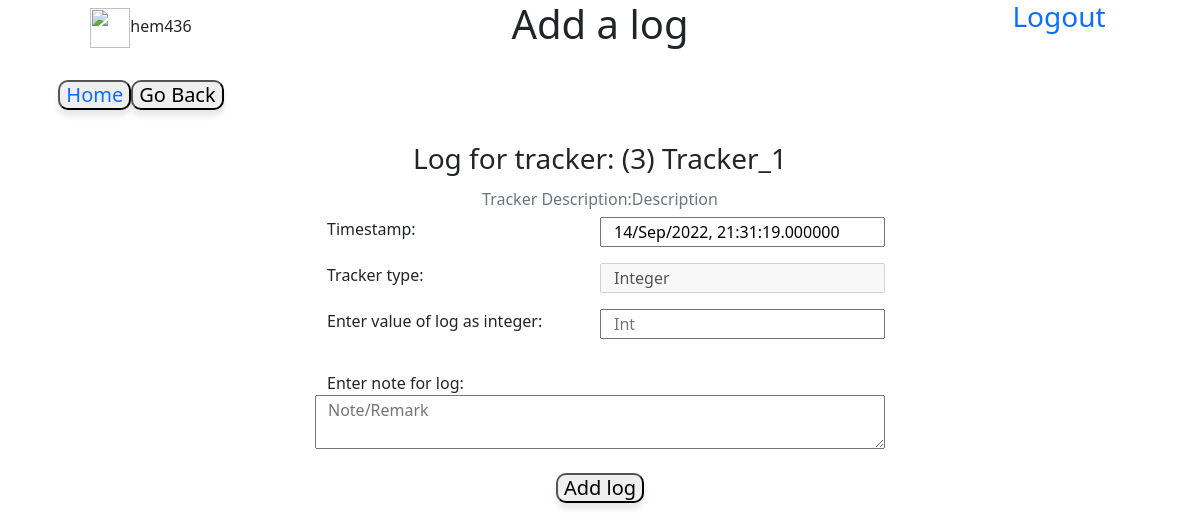
The app's page /3/log/add (signed in), older data.
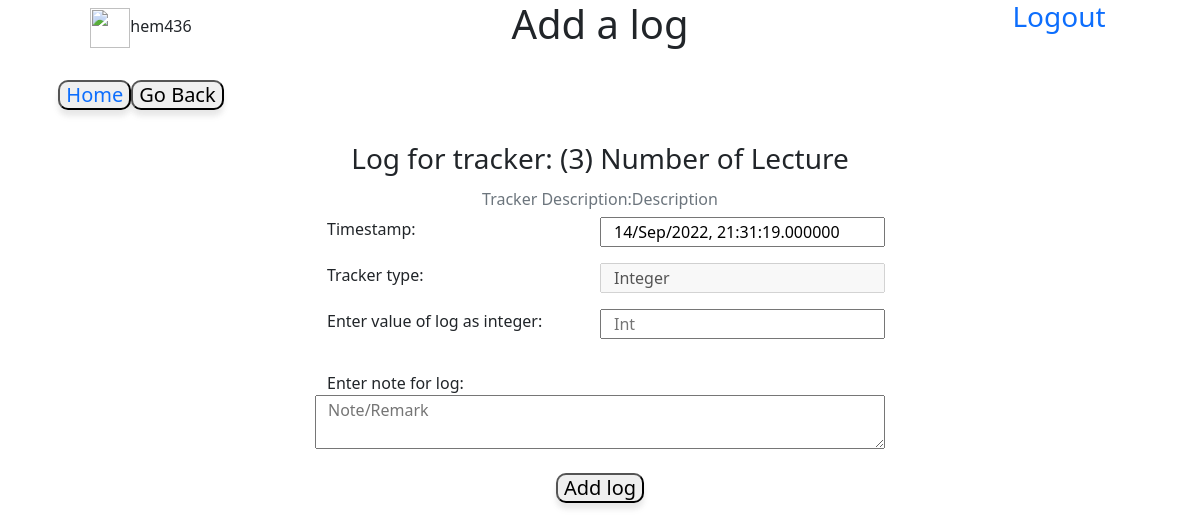
The same page, newer data.
### database.py (models this page shows)
class tracker(db.Model):
    user_id=db.Column(db.Integer,db.ForeignKey('user.id'),nullable=False)
    tracker_id=db.Column(db.Integer,primary_key=True,autoincrement=True)
    name=db.Column(db.String(30),nullable=False)
    desc=db.Column(db.String)
    type=db.Column(db.String,nullable=False)
    settings=db.Column(db.String)
    lastupdate=db.Column(db.DateTime)
    logs=db.relationship("log",cascade='all', backref="parent")

### application/controllers.py (the view, shortened to what this page needs)
@app.route('/<int:tracker_id>/log/add',methods=['GET','POST','PUT'])
@login_required
def add_logs(tracker_id): #
    if (tracker_id,) not in db.session.query(tracker.tracker_id).all():
        return notfound('tracker_id_not_found')
    t=tracker.query.get(tracker_id)
    timedict={'start':'','end':'','duration':''}
    if request.method=='GET':
        if request.args.get('start'):
            s=request.args.get('start')
        elif request.args.get('startb')=="start":
            s=datetime.now().strftime('%H:%M:%S')
        else:
            s=''
        if request.args.get('end'):
            e=request.args.get('end')
        elif request.args.get('endb')=="end":
            e=datetime.now().strftime('%H:%M:%S')
        else:
            e=''
        d=''
        if s!='' and e!='':
            d=datetime.strptime(e,'%H:%M:%S')-datetime.strptime(s,'%H:%M:%S')
        timedict={'start':s,'end':e,'duration':d}
    return render_template('add_logs.html',t=t,datetime=datetime,timedict=timedict)

### application/controllers.py (called while the page is built)
@login_manager.user_loader
def load_user(id):
    u=User.query.filter(User.fs_uniquifier==id).one()
    return u

### templates/add_logs.html (shortened to what this page needs)
<!DOCTYPE html>
<html lang="en" dir="ltr">
  <head>
    <link href="https://cdn.jsdelivr.net/npm/bootstrap@5.0.2/dist/css/bootstrap.min.css" rel="stylesheet">
    <link rel="stylesheet" href="/static/main.css">
  </head>
  <body>
    <div class="row">
      <div class="col-sm-3 d-flex justify-content-center">
        <span class="align-self-center"><img src='/static/userimg.png' width="40px" height="40px" />{{t.parent.username}}</span>
      </div>
      <div class="col-sm-6 d-flex justify-content-center">
        <h1>Add a log</h1>
      </div>
      <div class="col-sm-3 d-flex justify-content-center">
        <h3><a href="/logout"> Logout</a></h3>
      </div>
    </div><br>
    <div class="row">
      <div class="col-3 text-center h5"><button type="button"><a href="/main">Home </a></button><button type="button" name="back" onclick="javascrpt:history.back()">Go Back</button>
      </div>
    </div><br>
    <div class="container add_log">
      <div class="mb-3 row d-flex justify-content-center">
        <h3 align="center">Log for tracker: ({{t.tracker_id}}) {{t.name}}</h3>
        <br><br>
        <form id="log_form" action="add" method="post">
          <div class="mb-3 row">
            <h6 class="col-8 offset-2 text-muted text-center">Tracker Description:{{t.desc}}</h6>
            <label class="col-3 offset-3" for="time">Timestamp:</label>
            <input class="col-3" type="text" name="time" value="{{ datetime.now().strftime('%d/%b/%Y, %H:%M:%S.%f') }}">
          </div>
          <div class="mb-3 row">
            <label class="col-3 offset-3" for="type">Tracker type:</label>
            <input class="col-3" type="text" name="type" value="{{t.type}}" disabled><br>
          </div>
          <div class="mb-3 row">
            {% if t.type=="Multiple-choice" -%}
            <label class="col-3 offset-3" for="value">Select tracker value:</label>
            <select class="col-3" name="value">
              {% for i in t.settings.split(',') -%}
              <option value={{i}}>{{i}}</option>
              {% endfor %}
            </select>
          </div>
        </form>
        {% elif t.type=='Integer' %}
        <label class="col-3 offset-3" for="value">Enter value of log as integer:</label>
        <input class="col-3" type="number" name="value" placeholder="Int" required>
      </div>
      </form>
      {% elif t.type=='Numeric' %}
      <label class="col-3 offset-3" for="value">Enter value of log as float:</label>
      <input class="col-3" type="number" name="value" step='0.001' placeholder="float" required>
    </div>
    </form>
    {% endif %}
    </div>
    <div class="row">
      <label for="note" class="col-3 offset-3">Enter note for log:</label>
      <textarea form='log_form' class="col-6 offset-3" name="note" placeholder="Note/Remark" align="center"></textarea>
    </div><br>
    <div class="text-center h5">
      <button form="log_form" type="submit" name="submit">Add log</button>
    </div>
    </div>
  </body>
</html>

Row changes from the older to the newer data that the page shows:
changed tracker "Description": name "Tracker_1" → "Number of Lecture"
